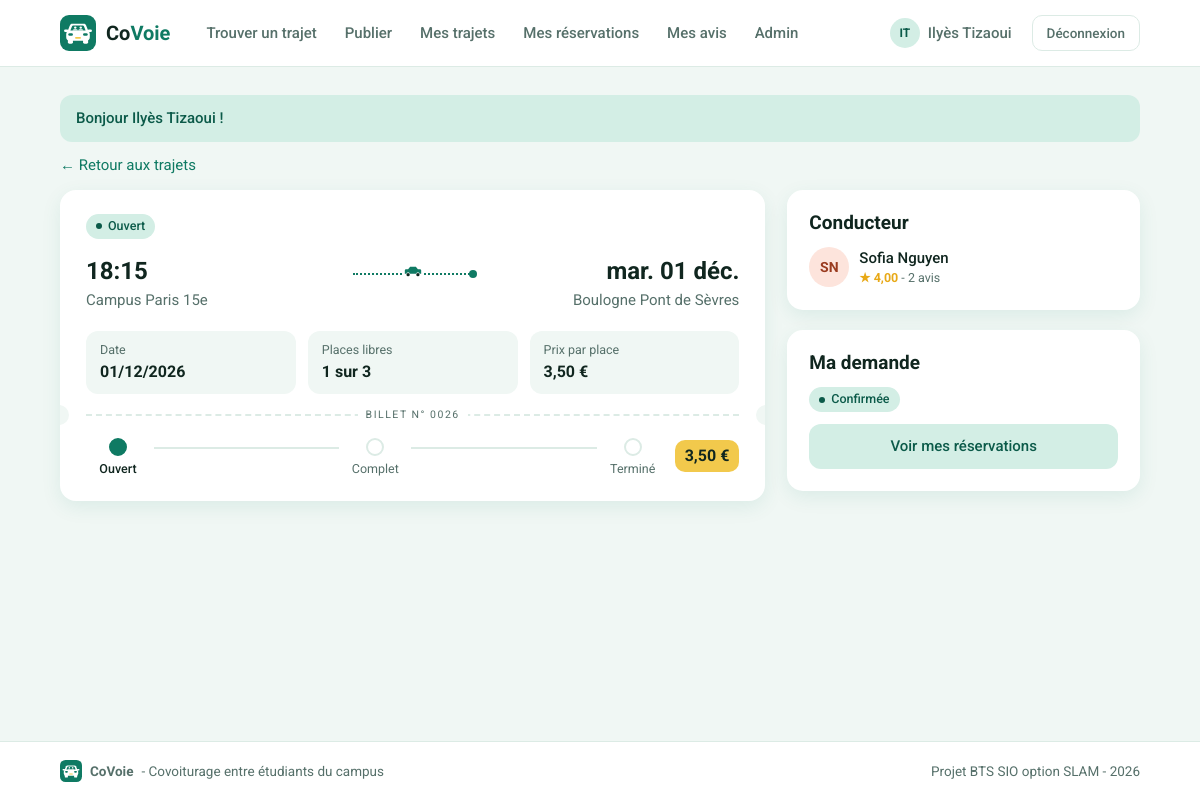
The page /index.php?page=trajet&id=26 (signed in) on the database its author committed.
### tables this page shows
CREATE TABLE trajets (
    id               INT(11)      NOT NULL AUTO_INCREMENT,
    origine          VARCHAR(120) NOT NULL,
    destination      VARCHAR(120) NOT NULL,
    date_heure       DATETIME     NOT NULL,
    places_totales   INT(2)       NOT NULL,
    places_restantes INT(2)       NOT NULL,
    statut           VARCHAR(10)  NOT NULL DEFAULT 'Ouvert',
    prix             DECIMAL(6,2) NOT NULL DEFAULT 0.00,
    id_conducteur    INT(11)      NOT NULL,

    PRIMARY KEY (id),
    KEY recherche (statut, date_heure),

    CONSTRAINT fk_trajet_conducteur
        FOREIGN KEY (id_conducteur) REFERENCES utilisateurs (id)
        ON DELETE CASCADE
);

CREATE TABLE utilisateurs (
    id               INT(11)      NOT NULL AUTO_INCREMENT,
    nom              VARCHAR(100) NOT NULL,
    email            VARCHAR(180) NOT NULL,
    mot_de_passe     VARCHAR(255) NOT NULL,
    role             VARCHAR(10)  NOT NULL DEFAULT 'membre',
    date_inscription DATETIME     NOT NULL,

    PRIMARY KEY (id),
    UNIQUE KEY email_unique (email)
);

### controleurs/TrajetController.php (called while the page is built, shortened)
<?php
class TrajetController
{
    private function chargerTrajet(): Trajet
    {
        $trajet = Trajet::trouver(lireId());
        return $trajet;
    }
    public function detail(): void
    {
        $trajet = $this->chargerTrajet();
        $estConducteur = ($trajet->id_conducteur === idConnecte());
        $demandes = [];
        afficherVue('trajets/detail', [
            'titre' => $trajet->origine . ' → ' . $trajet->destination,
            'trajet' => $trajet,
            'conducteur' => Utilisateur::trouver($trajet->id_conducteur),
            'noteConducteur' => Avis::noteMoyenne($trajet->id_conducteur),
            'nombreAvisConducteur' => Avis::nombreAvis($trajet->id_conducteur),
            'estConducteur' => $estConducteur,
            'demandes' => $demandes,
            'maDemande' => Reservation::statutDemande($trajet->id, idConnecte())
        ]);
    }
}

### index.php (called while the page is built, shortened)
<?php
require_once 'includes/connexion.php';
require_once 'includes/fonctions.php';
require_once 'includes/routes.php';
require_once 'modeles/Trajet.php';
require_once 'controleurs/TrajetController.php';
$page = 'accueil';
if (isset($_GET['page']) && is_string($_GET['page'])) {
    $page = $_GET['page'];
}
$nomMethode = $routes[$page][1];
$controleur = new $nomControleur();
$controleur->$nomMethode();

### includes/connexion.php (called while the page is built)
<?php
function connexionBdd(): PDO
{
    static $pdo = null;
    if ($pdo === null) {
        $dsn = 'mysql:host=' . BDD_HOTE . ';port=' . BDD_PORT . ';dbname=' . BDD_NOM . ';charset=utf8mb4';
        try {
            $pdo = new PDO($dsn, BDD_UTILISATEUR, BDD_MOT_DE_PASSE, [
                PDO::ATTR_ERRMODE => PDO::ERRMODE_EXCEPTION,
                PDO::ATTR_DEFAULT_FETCH_MODE => PDO::FETCH_ASSOC,
                PDO::ATTR_EMULATE_PREPARES => false
            ]);
        } catch (PDOException $erreur) {
            afficherErreur(500, 'Base de données inaccessible : lancez WAMP et importez sql/bdd_covoie.sql.');
        }
    }
    return $pdo;
}
function requete(string $sql, array $parametres = []): PDOStatement
{
    $resultat = connexionBdd()->prepare($sql);
    $resultat->execute($parametres);
    return $resultat;
}

### modeles/Trajet.php (called while the page is built, shortened)
<?php
class Trajet
{
    public static function trouver(int $id): ?Trajet
    {
        $resultat = requete('SELECT * FROM trajets WHERE id = ?', [$id]);
        $trajet = $resultat->fetchObject('Trajet');
        return $trajet;
    }
}

### modeles/Utilisateur.php (called while the page is built, shortened)
<?php
class Utilisateur
{
    public static function trouver(int $id): ?Utilisateur
    {
        $resultat = requete('SELECT * FROM utilisateurs WHERE id = ?', [$id]);
        $utilisateur = $resultat->fetchObject('Utilisateur');
        return $utilisateur;
    }
}

### vues/trajets/detail.php (the view, shortened to what this page needs)
<?php
$etapeComplet = ($trajet->statut === 'Complet' || $trajet->statut === 'Termine');
$etapeTermine = ($trajet->statut === 'Termine');
?>
<p class="retour"><a href="index.php?page=trajets">← Retour aux trajets</a></p>
<div class="deux-colonnes">
    <div>
        <article class="billet billet-detail">
            <div class="billet-haut">
                <div class="ligne-haut">
                    <span class="statut <?= classeStatut($trajet->statut) ?>"><?= libelleStatut($trajet->statut) ?></span>
                </div>
                <div class="horaire">
                    <div class="lieu">
                        <b><?= formaterHeure($trajet->date_heure) ?></b>
                        <span><?= e($trajet->origine) ?></span>
                    </div>
                    <div class="trait"></div>
                    <div class="lieu arrivee">
                        <b><?= formaterJour($trajet->date_heure) ?></b>
                        <span><?= e($trajet->destination) ?></span>
                    </div>
                </div>
                <div class="infos">
                    <div><small>Date</small><b><?= formaterDate($trajet->date_heure) ?></b></div>
                    <div><small>Places libres</small><b><?= $trajet->places_restantes ?> sur <?= $trajet->places_totales ?></b></div>
                    <div><small>Prix par place</small><b><?= formaterPrix($trajet->prix) ?></b></div>
                </div>
            </div>
            <div class="decoupe"><span>Billet n° <?= sprintf('%04d', $trajet->id) ?></span></div>
            <div class="billet-bas">
                <div class="etapes">
                    <div class="etape faite"><i></i>Ouvert</div>
                    <div class="ligne<?= $etapeComplet ? ' faite' : '' ?>"></div>
                    <div class="etape<?= $etapeComplet ? ' faite' : '' ?>"><i></i>Complet</div>
                    <div class="ligne<?= $etapeTermine ? ' faite' : '' ?>"></div>
                    <div class="etape<?= $etapeTermine ? ' faite' : '' ?>"><i></i>Terminé</div>
                </div>
                <span class="tampon"><?= formaterPrix($trajet->prix) ?></span>
            </div>
        </article>
    </div>
    <aside>
        <div class="carte">
            <h2>Conducteur</h2>
            <div class="conducteur">
                <?= avatar($conducteur->nom) ?>
                <div>
                    <a class="nom" href="index.php?page=profil&amp;id=<?= $conducteur->id ?>"><?= e($conducteur->nom) ?></a>
                    <?php if ($noteConducteur === null) { ?>
                        <small class="note-vide">Pas encore noté</small>
                    <?php } else { ?>
                        <small><span class="note"><?= formaterNote($noteConducteur) ?></span> - <?= $nombreAvisConducteur ?> avis</small>
                    <?php } ?>
                </div>
            </div>
        </div>
        <div class="carte">
            <?php if (!estConnecte()) { ?>
                <h2>Réserver</h2>
                <p class="discret">Connectez-vous pour demander une place.</p>
                <a class="bouton bouton-large" href="index.php?page=connexion">Se connecter</a>
            <?php } elseif ($maDemande !== null) { ?>
                <h2>Ma demande</h2>
                <p><span class="statut <?= classeStatut($maDemande) ?>"><?= libelleStatut($maDemande) ?></span></p>
                <?php if ($maDemande === 'Confirmee' && $trajet->statut === 'Termine') { ?>
                    <a class="bouton bouton-large" href="index.php?page=noter&amp;id=<?= $trajet->id ?>">Noter le conducteur</a>
                <?php } else { ?>
                    <a class="bouton bouton-secondaire bouton-large" href="index.php?page=mes-reservations">Voir mes réservations</a>
                <?php } ?>
            <?php } elseif ($trajet->statut !== 'Ouvert' || $trajet->places_restantes < 1 || $trajet->estParti()) { ?>
                <h2>Réservation impossible</h2>
                <p class="discret">Ce trajet est complet, déjà parti ou terminé.</p>
            <?php } ?>
        </div>
    </aside>
</div>

### includes/fonctions.php (shortened to what this page needs)
<?php
function estConnecte(): bool
{
    return isset($_SESSION['utilisateur']);
}
function idConnecte(): int
{
    if (estConnecte()) {
        return $_SESSION['utilisateur']['id'];
    }
    return 0;
}
function lireId(string $nom = 'id'): int
{
    $id = 0;
    if (isset($_GET[$nom])) {
        $id = (int) $_GET[$nom];
    }
    return $id;
}
function afficherVue(string $vue, array $donnees = []): void
{
    extract($donnees);
    require 'vues/gabarit/header.php';
    require 'vues/' . $vue . '.php';
    require 'vues/gabarit/footer.php';
}
function e($texte): string
{
    return htmlspecialchars((string) $texte, ENT_QUOTES, 'UTF-8');
}
function formaterDate(string $date): string
{
    return date('d/m/Y', strtotime($date));
}
function formaterHeure(string $date): string
{
    return date('H:i', strtotime($date));
}
function formaterJour(string $date): string
{
    $jours = ['dim.', 'lun.', 'mar.', 'mer.', 'jeu.', 'ven.', 'sam.'];
    $mois = ['janv.', 'févr.', 'mars', 'avr.', 'mai', 'juin', 'juil.', 'août', 'sept.', 'oct.', 'nov.', 'déc.'];
    $horodatage = strtotime($date);
    $jour = $jours[(int) date('w', $horodatage)];
    $nomMois = $mois[(int) date('n', $horodatage) - 1];
    return $jour . ' ' . date('d', $horodatage) . ' ' . $nomMois;
}
function formaterPrix(float $prix): string
{
    return number_format($prix, 2, ',', ' ') . ' €';
}
function formaterNote(?float $note): string
{
    return '★ ' . number_format($note, 2, ',', ' ');
}
function initiales(string $nom): string
{
    $initiales = '';
    foreach (explode(' ', $nom) as $mot) {
        if ($mot !== '') {
            $initiales .= mb_strtoupper(mb_substr($mot, 0, 1));
        }
    }
    return mb_substr($initiales, 0, 2);
}
function avatar(string $nom, string $classe = ''): string
{
    $couleur = abs(crc32($nom)) % 5;
    return '<span class="avatar avatar-couleur-' . $couleur . ' ' . $classe . '">' . e(initiales($nom)) . '</span>';
}
function libelleStatut(string $statut): string
{
    $libelles = [
        'Ouvert' => 'Ouvert',
        'Complet' => 'Complet',
        'Termine' => 'Terminé',
        'En attente' => 'En attente',
        'Confirmee' => 'Confirmée',
        'Refusee' => 'Refusée'
    ];
    if (isset($libelles[$statut])) {
        return $libelles[$statut];
    }
    return $statut;
}
function classeStatut(string $statut): string
{
    return 'statut-' . strtolower(str_replace(' ', '-', $statut));
}

### rows shown on the page
trajets: statut "Ouvert", date_heure "18:15", origine "Campus Paris 15e", date_heure "mar. 01 déc.", destination "Boulogne Pont de Sèvres", date_heure "01/12/2026", places_restantes "1", places_totales "3", prix "3,50 €", id "0026"
utilisateurs: nom "SN", nom "Sofia Nguyen"

### other values the page prints
initiales($nom) "IT"
nomConnecte() "Ilyès Tizaoui"
$message['texte'] "Bonjour Ilyès Tizaoui !"
formaterNote($noteConducteur) "★ 4,00"
$nombreAvisConducteur "2"
libelleStatut($maDemande) "Confirmée"
SLOGAN_APPLICATION "Covoiturage entre étudiants du campus"
